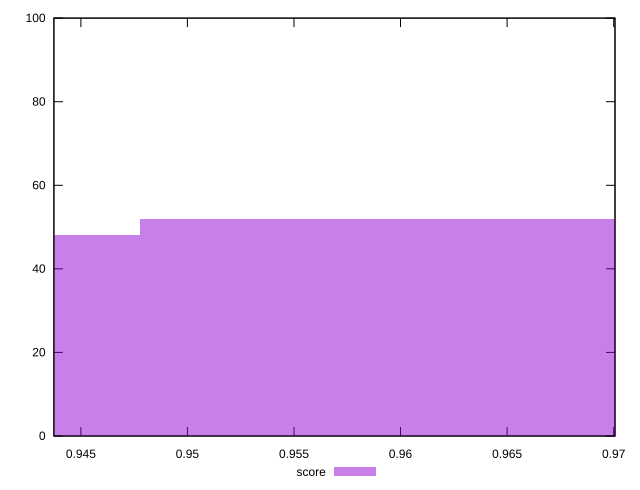

Write gnuplot code to recreate this figure.
reset
set terminal svg size 640, 490 enhanced background rgb 'white'
set output "report_00007_2020-12-11T15:55:29.892Z/first-meaningful-paint/samples/pages+cached+noadtech/score/histogram.svg"

$score <<EOF
0.9336282339049353 48
0.9619199985687212 52
EOF

set key outside below
set boxwidth 0.02829176466378592
set yrange [0:100]
set style fill transparent solid 0.5 noborder

plot \
  $score title "score" with boxes, \


reset
